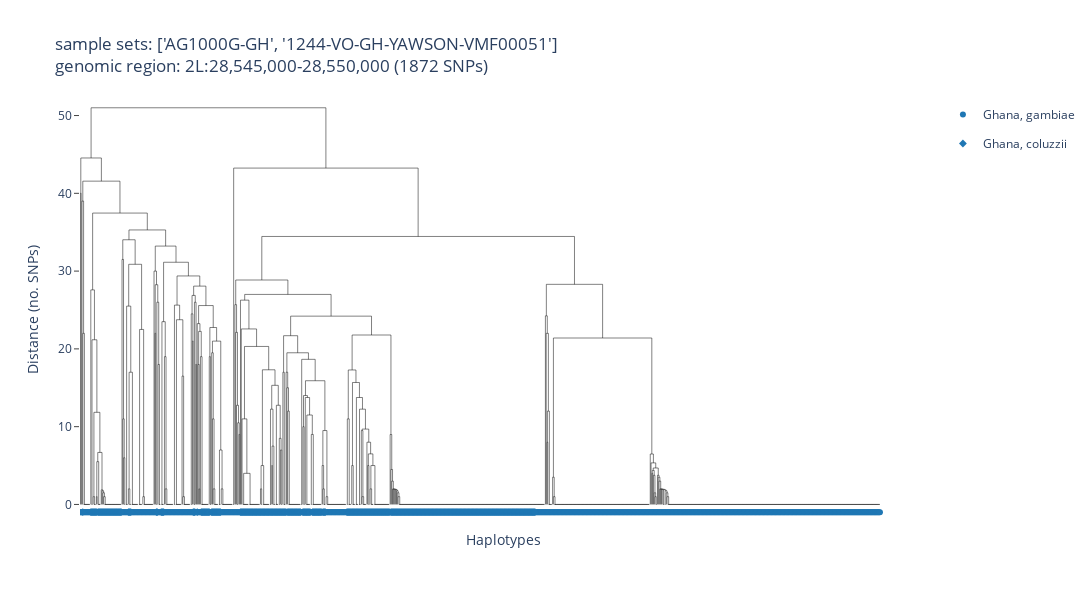

Notebook source saved alongside this figure:
### Code cell
ag3.plot_haplotype_clustering(
    region="2L:28,545,000-28,550,000",
    sample_sets=["AG1000G-GH", "1244-VO-GH-YAWSON-VMF00051"],
    analysis="gamb_colu",
    color="country",
    symbol="taxon",
    cohort_size=500,
    linkage_method="weighted",
    count_sort=True,
    width=1200,
    height=600,
)
